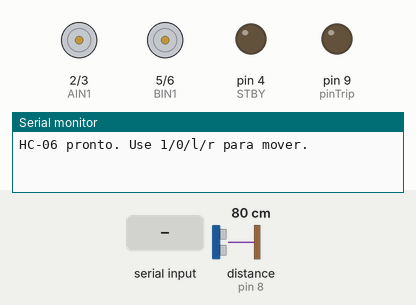
This sketch was run on a simulated Arduino Uno, built with avr-gcc and run on an emulated ATmega328P. On the bench: motor-driver pin pairs drawn as motors (green arrow = first pin HIGH = forward, orange = second pin HIGH = backward, longer = more drive, scaled by the enable pin, stopped while the standby pin is LOW), output pins drawn as LEDs (lit = HIGH), the last lines printed to the serial monitor. Inputs (shaded band) come from the test bench; at power-on: distance to the obstacle (sensor on pin 8) 80 cm. The echo pulse lasts 58.3 µs per cm.

Above: at 1.2 s.
1.3 s: "A" received over the second serial link
At 2.5 s:
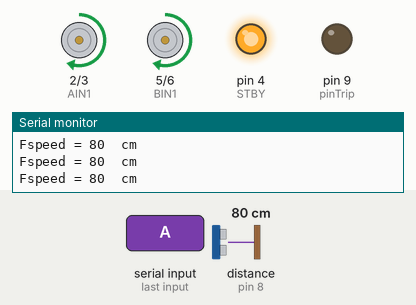
2.8 s: distance to the obstacle (sensor on pin 8) set to 28 cm
5.8 s: distance to the obstacle (sensor on pin 8) set to 22 cm
At 6.22 s:
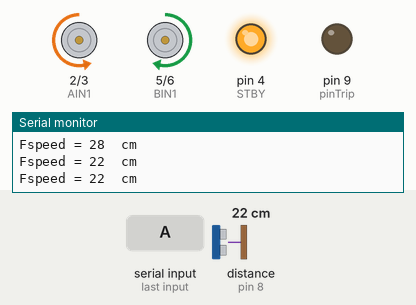
8.8 s: "B" received over the second serial link
11.8 s: "F" received over the second serial link
14.8 s: "D" received over the second serial link
Timing chart, 0 to 18.8 s (numbered marks = the images above; inputs shaded):
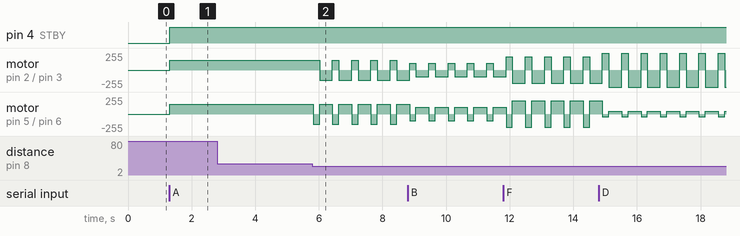

The sketch:

projPap.ino
```cpp
#include <SoftwareSerial.h>

// RX, TX do Bluetooth
SoftwareSerial bluetoo(12, 7); // RX, TX

int AIN1=2; //Motor A sentido 1
int AIN2=3; //Motor A sentido 2
int STBY=4; //Standby do driver
int BIN1=5; //Motor B sentido 1
int BIN2=6; //Motor B sentido 2
int PWMA=10;// enable pin 1
int PWMB=11;// enable pin 2
int pinTrip = 9;  //define ultrasonic ting pin to D12
int pinEcho = 8;   //define ultrasonic echo pin to D13

int Fspeed;
int Lspeed;
int Rspeed;
int velocidade;

char modo = 'M'; // 'M' = Manual, 'A' = Automático

void setup()
 {
  Serial.begin(9600);
  bluetoo.begin(9600);
  Serial.println("HC-06 pronto. Use 1/0/l/r para mover.");

  int i;
  velocidade = 150;
  for (i=2;i<=6;i++) // Ardunio motor driver module
  pinMode(i,OUTPUT); // set digital pins 2,3,4,5,6 as output
  pinMode(10,OUTPUT);// set digital pins 10, 11 as output
  pinMode(11,OUTPUT);
  pinMode(pinTrip,OUTPUT);
  pinMode(pinEcho,INPUT);

 }
 void ask_pin_F()   // medir a distância à frente
    {
      digitalWrite(pinTrip, LOW);   // emite sinal baixo (LOW) no sensor ultrasónico por 2 microssegundos
      delayMicroseconds(2);
      digitalWrite(pinTrip, HIGH);  // emite sinal alto (HIGH) no sensor ultrasónico por pelo menos 10 microssegundos
      delayMicroseconds(10);
      digitalWrite(pinTrip, LOW);    // termina o pulso com sinal baixo (LOW)
      float Fdistance = pulseIn(pinEcho, HIGH);  // lê o tempo que o sinal leva para voltar (eco)
      Fdistance= Fdistance/5.8/10;       // converte o tempo em distância (em cm)
      Fspeed = Fdistance;              // guarda a distância lida na variável Fspeed (velocidade frontal)
      Serial.print("Fspeed = ");
      Serial.print(Fspeed );
      Serial.println("  cm");
    }


  // 2 DC motor rotate CW for 1S, and rotate CCW for 1S
  // rotate CW

 void loop() {
  // Comando Bluetooth manual
   //Serial.print("ola: ");
    // 2 DC motor rotate CW for 1S, and rotate CCW for 1S
  // rotate CW
  //front();
  //delay(1000);
  //stop();
  //back();
  //delay(1000);
  //stop();
  //delay(1000);
  //left();
  //delay(1000);
  //stop();
  //delay(1000);
  //right();
  //delay(1000);
  //stop();
  //delay(1000);


  if (bluetoo.available()) {
    char cmd = bluetoo.read();
    Serial.print("Comando BT: ");
    Serial.println(cmd);
    if(cmd == 'B')
      velocidade = 100;
    else if(cmd == 'N')
      velocidade = 150;
    else if(cmd == 'F')
      velocidade = 200;
    else if(cmd == 'D')
      velocidade = 300;


    if (cmd == 'A') {
      modo = 'A';
      stop(); // para evitar movimento contínuo ao mudar de modo
      Serial.println("Modo automático ativado.");
    }
    else if (cmd == 'M') {
      modo = 'M';
      stop();
      Serial.println("Modo manual ativado.");
    }

    if (modo == 'M') {
      switch (cmd) {
        case '1': front(); break;
        case '2': back(); break;
        case '3': left(); break;
        case '4': right(); break;
        case '0': stop(); break;
      }
    }
  }

  if (modo == 'A') {
    loop112();  // chama o modo de desvio automático
  }
}

void loop112()
    {
      ask_pin_F();            // ler a distância à frente
     if(Fspeed < 10)         // se a distância à frente for menor que 10 cm
     {
      stop();               // parar o robô
      delay(100);
      back();                // andar para trás durante 0.2 segundos
      delay(200);
      }

      if(Fspeed < 25)         // se a distância à frente for menor que 25 cm
      {
        stop();
        left();
        delay(200);             // clear the output data
        ask_pin_F();            // read the front distance
        Lspeed = Fspeed;
        right();
        delay(400);
        ask_pin_F();            //read the front distance
        Rspeed = Fspeed;

        if(Lspeed > Rspeed)   // se a distância à esquerda for maior que à direita
        {
        left();
        delay(400);
        front();
        }

        if(Lspeed <= Rspeed)   // se a distância à esquerda for menor ou igual à da direita
        {
         front();
        }

        if (Lspeed < 10 && Rspeed < 10)   // se as distâncias dos dois lados forem menores que 10 cm
        {
         back();      //anda para tras
        }
      }
      else
      {
       front();
      }
    }
void front() {
 digitalWrite(STBY, HIGH);
  digitalWrite(AIN1, HIGH);
  digitalWrite(AIN2, LOW);
  analogWrite(PWMA, velocidade);
  digitalWrite(BIN1, HIGH);
  digitalWrite(BIN2, LOW);
  analogWrite(PWMB, velocidade);
}


void back() {
  digitalWrite(STBY, HIGH);
  digitalWrite(AIN1, LOW);
  digitalWrite(AIN2, HIGH);
  analogWrite(PWMA, velocidade);
  digitalWrite(BIN1, LOW);
  digitalWrite(BIN2, HIGH);
  analogWrite(PWMB, velocidade);
}

void stop() {
  digitalWrite(STBY,LOW);
}

void left() {

    digitalWrite(STBY,HIGH);
    digitalWrite(AIN1,HIGH);
    digitalWrite(AIN2,LOW);
    analogWrite(PWMA,velocidade);
    digitalWrite(BIN1,LOW);
    digitalWrite(BIN2,HIGH);
    analogWrite(PWMB,velocidade);
}

void right() {
    digitalWrite(STBY,HIGH);
    digitalWrite(AIN1,LOW);
    digitalWrite(AIN2,HIGH);
    analogWrite(PWMA,velocidade);
    digitalWrite(BIN1,HIGH);
    digitalWrite(BIN2,LOW);
    analogWrite(PWMB,velocidade);
}
```

Measured:
- the behaviour switches between 25 and 24 cm on distance to the obstacle (sensor on pin 8) (found by bisection; images 1 and 2)
- after the input at 1.3 s, pin 4 (STBY): LOW → HIGH at once; motor on pin 2 (AIN1) / pin 3 (AIN2), motor on pin 5 (BIN1) / pin 6 (BIN2): stopped → forward 150/255 at once
- after the input at 5.8 s, motor on pin 2 (AIN1) / pin 3 (AIN2): alternates forward 150/255 for 0.20 s and backward 150/255 for 0.40 s, starting after 0.22 s; motor on pin 5 (BIN1) / pin 6 (BIN2): alternates forward 150/255 for 0.40 s and backward 150/255 for 0.20 s, starting at once
